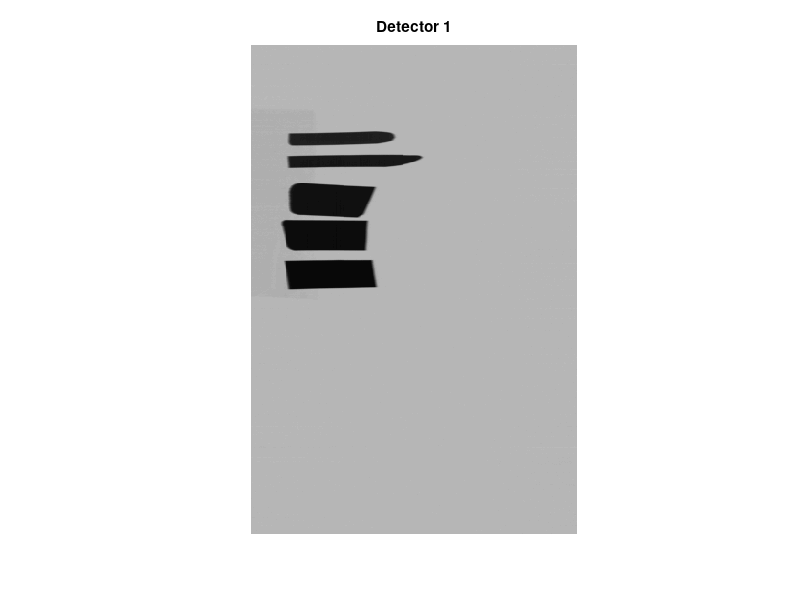
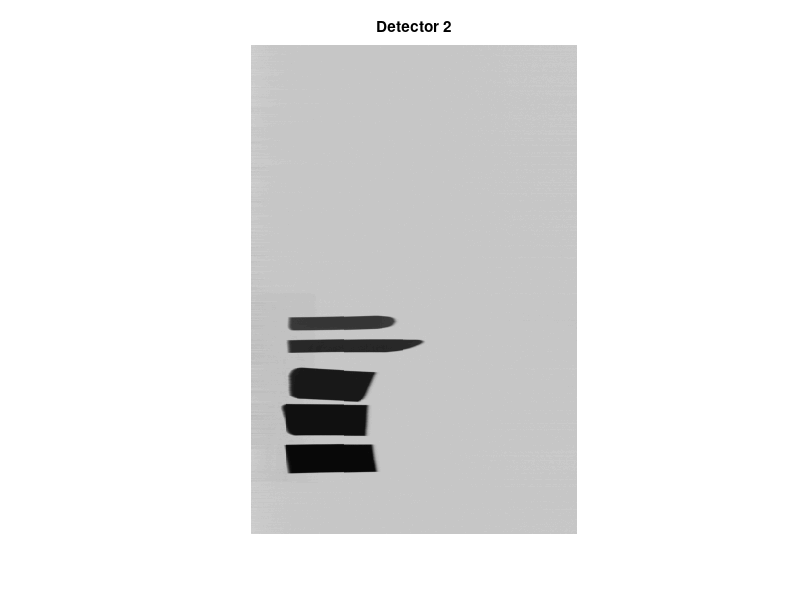
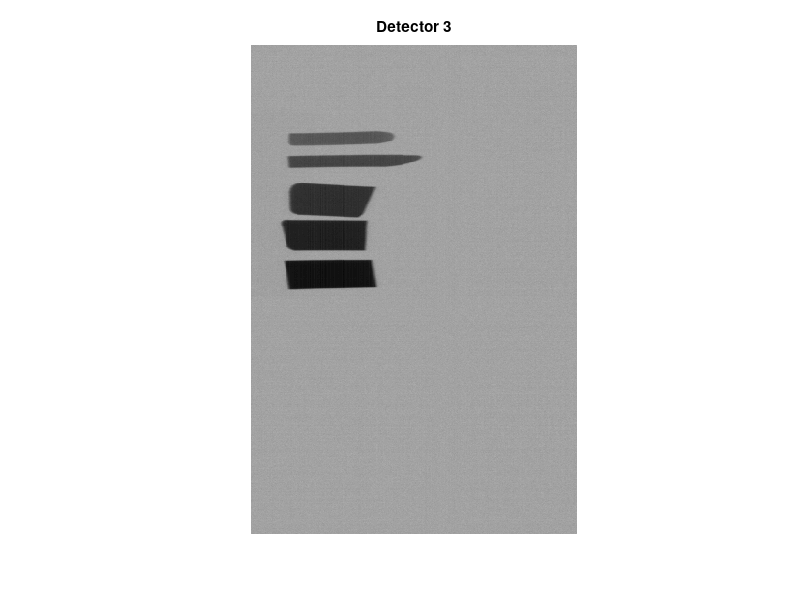
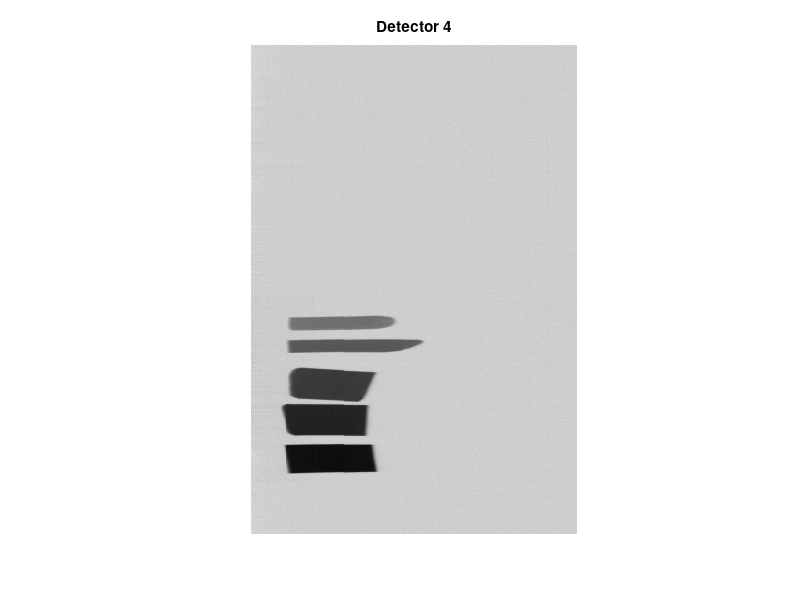

The MATLAB source for these figures, in order:
% 02.05.2026
%
% Concatenate arrays
%
% Pb
% c1_d4u.m --> A40
% c1_d2u.m --> A20
% c1_d1u.m --> A10
% c1_d3u.m --> A30
%
% A = cat(2, A10, A20, A30, A40);
% A16 = uint16(round(A*65535));
% imwrite(A16, 'c1.tif');
%



close all
clear all


% Detector 1

A1 = load('c1_d1u.mat'); % 512 x 342
A10 = A1.CD1;

k1 = 3;
figure(k1), imshow(A10);
figure(k1), title('Detector 1');




clear A1 A2

% Detector 2

A1 = load('c1_d2u.mat');  % 512 x 342
A20 = A1.CD1;

k1 = 6;
figure(k1), imshow(A20);
figure(k1), title('Detector 2');




clear A1 A2

% Detector 3

A1 = load('c1_d3u.mat');  % 512 x 342
A30 = A1.CD1;

k1 = 9;
figure(k1), imshow(A30);
figure(k1), title('Detector 3');




clear A1 A2

% Detector 4

A1 = load('c1_d4u.mat');  % 512 x 342
A40 = A1.CD1;

k1 = 12;
figure(k1), imshow(A40);
figure(k1), title('Detector 4');




A = cat(2, A10, A20, A30, A40);  % 512 x 4*342

k1 = 13;
figure(k1), imshow(A);

%A16 = uint16(round(A*65535));
%imwrite(A16, 'c1.tif');
